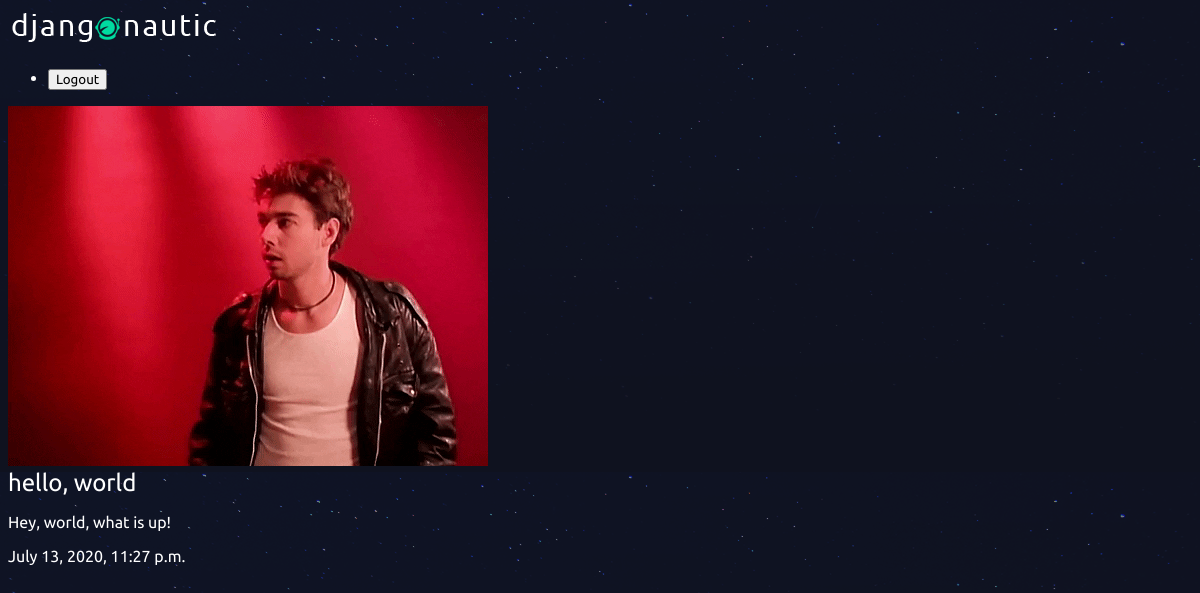
Screenshot of /articles/hello-world/ with the database file from the repository.
### articles/models.py (models this page shows, shortened)
class Article(models.Model):
    title = models.CharField(max_length=100)
    slug = models.SlugField()
    body = models.TextField()
    date = models.DateTimeField(auto_now_add=True)
    thumb = models.ImageField(default='default.gif',blank=True)

### articles/views.py (the view)
# urls.py: url(r'^(?P<slug>[\w-]+)/$', views.article_detail,name="detail")
def article_detail(request, slug):
    article = Article.objects.get(slug=slug)
    return render(request,'articles/article_detail.html', {'article':article})

### articles/templates/articles/article_detail.html
{% extends 'base_layout.html' %}
{% block content %}
<div class="article-detail">
<div class="article">
  <img src="{{ article.thumb.url }}">
<h2>{{ article.title }}</h2>
<p>{{ article.body }}</<p>
<p>{{ article.date }}</p>
</div>
</div>
{% endblock %}

### assets/styles.css (style rules this page uses)
body { background-color: #0f121f; background-image: url(/static/stars.png); background-repeat-y: no-repeat; color: #fff; }
body * { font-family: Ubuntu; }
h1, h2, h3, h4, h5 { font-weight: normal; margin: 0; }

### rows the page displays
Article: thumb (placeholder picture), title "hello, world", body "Hey, world, what is up!", date "July 13, 2020, 11:27 p.m."
